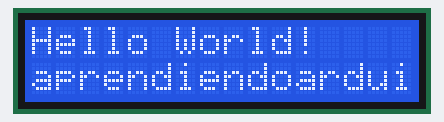
Bench run of a sketch on a simulated Arduino Uno, built with avr-gcc and run on an emulated ATmega328P. On the bench: 16×2 character LCD.

Above: at 0.1 s.
At 5.1 s:
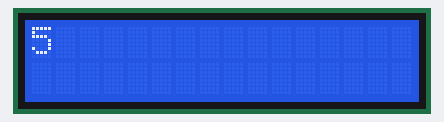
At 13.2 s:
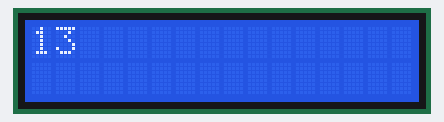
At 21.2 s:
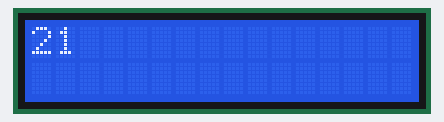
At 29.3 s:
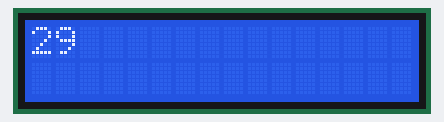
At 38.3 s:
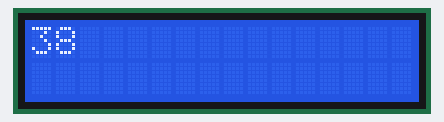

The sketch:

lcd_solo.ino
```cpp
#include <LiquidCrystal_I2C.h>
#include <Wire.h>

LiquidCrystal_I2C lcd(0x27, 16, 2); // set the LCD address to 0x27 for a 16 chars and 2 line display

void setup() {
  lcd.init(); // initialize the lcd
  // Print a message to the LCD.
  lcd.backlight();
  lcd.setCursor(0, 0);
  lcd.print("Hello World!");
  lcd.setCursor(0, 1);
  lcd.print("aprendiendoarduino!");
  delay(5000);
}

void loop() {
  lcd.clear();
  lcd.setCursor(0, 0);
  lcd.print(millis()/1000);
  delay(1000);
}
```

Measured:
- what the display in image 1 shows lasts 1.0 s, from 5.1 s to 6.1 s
